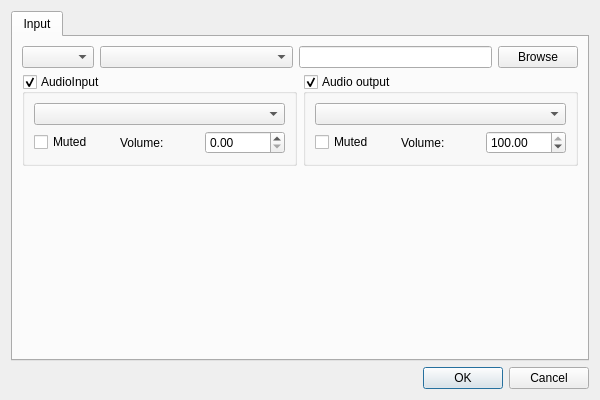
<?xml version="1.0" encoding="UTF-8"?>
<ui version="4.0">
 <class>CDlgPlayer</class>
 <widget class="QDialog" name="CDlgPlayer">
  <property name="geometry">
   <rect>
    <x>0</x>
    <y>0</y>
    <width>600</width>
    <height>400</height>
   </rect>
  </property>
  <property name="windowTitle">
   <string>Dialog</string>
  </property>
  <layout class="QGridLayout" name="gridLayout_8">
   <item row="1" column="0">
    <widget class="QDialogButtonBox" name="buttonBox">
     <property name="orientation">
      <enum>Qt::Orientation::Horizontal</enum>
     </property>
     <property name="standardButtons">
      <set>QDialogButtonBox::StandardButton::Cancel|QDialogButtonBox::StandardButton::Ok</set>
     </property>
    </widget>
   </item>
   <item row="0" column="0">
    <widget class="QTabWidget" name="tabWidget">
     <property name="currentIndex">
      <number>0</number>
     </property>
     <widget class="QWidget" name="Input">
      <attribute name="title">
       <string>Input</string>
      </attribute>
      <attribute name="toolTip">
       <string>Input parameters</string>
      </attribute>
      <attribute name="whatsThis">
       <string>Input parameters</string>
      </attribute>
      <layout class="QGridLayout" name="gridLayout_6">
       <item row="0" column="0">
        <layout class="QHBoxLayout" name="horizontalLayout">
         <item>
          <widget class="QComboBox" name="cmbType"/>
         </item>
         <item>
          <widget class="QComboBox" name="cmbCamera">
           <property name="sizePolicy">
            <sizepolicy hsizetype="Expanding" vsizetype="Fixed">
             <horstretch>0</horstretch>
             <verstretch>0</verstretch>
            </sizepolicy>
           </property>
          </widget>
         </item>
         <item>
          <widget class="QLineEdit" name="leUrl"/>
         </item>
         <item>
          <widget class="QPushButton" name="pbUrlBrowse">
           <property name="text">
            <string>Browse</string>
           </property>
          </widget>
         </item>
        </layout>
       </item>
       <item row="1" column="0">
        <layout class="QHBoxLayout" name="horizontalLayout_11">
         <item>
          <widget class="QGroupBox" name="gbAudioInput">
           <property name="title">
            <string>AudioInput</string>
           </property>
           <property name="checkable">
            <bool>true</bool>
           </property>
           <layout class="QGridLayout" name="gridLayout_5">
            <item row="0" column="0">
             <widget class="QComboBox" name="cmbAudioInput"/>
            </item>
            <item row="1" column="0">
             <layout class="QHBoxLayout" name="horizontalLayout_12">
              <item>
               <widget class="QCheckBox" name="cbAudioInputMuted">
                <property name="text">
                 <string>Muted</string>
                </property>
               </widget>
              </item>
              <item>
               <widget class="QLabel" name="label_9">
                <property name="text">
                 <string>Volume:</string>
                </property>
               </widget>
              </item>
              <item>
               <widget class="QDoubleSpinBox" name="dsAudioInputVolume">
                <property name="maximum">
                 <double>100.000000000000000</double>
                </property>
               </widget>
              </item>
             </layout>
            </item>
           </layout>
          </widget>
         </item>
         <item>
          <widget class="QGroupBox" name="gbAudioOutput">
           <property name="title">
            <string>Audio output</string>
           </property>
           <property name="checkable">
            <bool>true</bool>
           </property>
           <layout class="QGridLayout" name="gridLayout_4">
            <item row="0" column="0">
             <widget class="QComboBox" name="cmbAudioOutput"/>
            </item>
            <item row="1" column="0">
             <layout class="QHBoxLayout" name="horizontalLayout_2">
              <item>
               <widget class="QCheckBox" name="cbAudioOutputMuted">
                <property name="text">
                 <string>Muted</string>
                </property>
               </widget>
              </item>
              <item>
               <widget class="QLabel" name="label_8">
                <property name="text">
                 <string>Volume:</string>
                </property>
               </widget>
              </item>
              <item>
               <widget class="QDoubleSpinBox" name="dsAudioOutputVolume">
                <property name="maximum">
                 <double>100.000000000000000</double>
                </property>
                <property name="value">
                 <double>100.000000000000000</double>
                </property>
               </widget>
              </item>
             </layout>
            </item>
           </layout>
          </widget>
         </item>
        </layout>
       </item>
       <item row="2" column="0">
        <spacer name="verticalSpacer">
         <property name="orientation">
          <enum>Qt::Orientation::Vertical</enum>
         </property>
         <property name="sizeHint" stdset="0">
          <size>
           <width>20</width>
           <height>150</height>
          </size>
         </property>
        </spacer>
       </item>
      </layout>
     </widget>
    </widget>
   </item>
  </layout>
 </widget>
 <resources/>
 <connections>
  <connection>
   <sender>buttonBox</sender>
   <signal>accepted()</signal>
   <receiver>CDlgPlayer</receiver>
   <slot>accept()</slot>
   <hints>
    <hint type="sourcelabel">
     <x>248</x>
     <y>254</y>
    </hint>
    <hint type="destinationlabel">
     <x>157</x>
     <y>274</y>
    </hint>
   </hints>
  </connection>
  <connection>
   <sender>buttonBox</sender>
   <signal>rejected()</signal>
   <receiver>CDlgPlayer</receiver>
   <slot>reject()</slot>
   <hints>
    <hint type="sourcelabel">
     <x>316</x>
     <y>260</y>
    </hint>
    <hint type="destinationlabel">
     <x>286</x>
     <y>274</y>
    </hint>
   </hints>
  </connection>
 </connections>
</ui>
